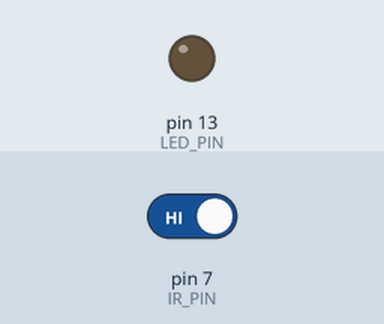
Simulated run of this sketch. Board: Arduino Uno, built with avr-gcc and run on an emulated ATmega328P. On the bench: output pins drawn as LEDs (lit = HIGH). Inputs (shaded band) come from the test bench; at power-on: pin 7 (IR_PIN) HIGH.

Above: at 1.2 s.
1.3 s: pin 7 (IR_PIN) driven LOW
At 2.5 s:
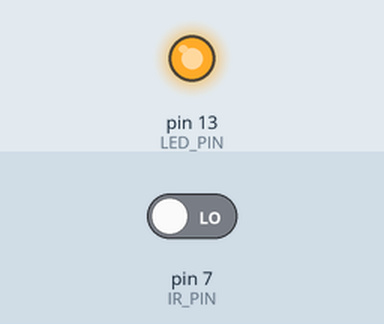
2.8 s: pin 7 (IR_PIN) driven HIGH
At 3.9 s:
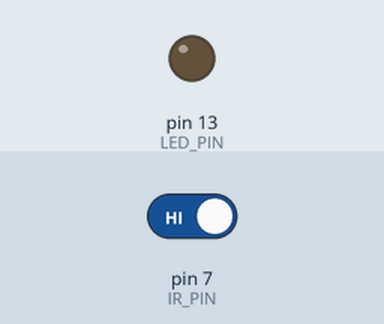
Timing chart, 0 to 5.8 s (numbered marks = the images above; inputs shaded):
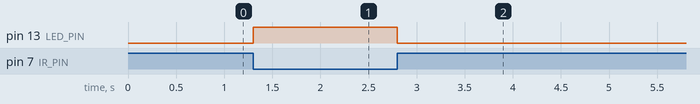

The sketch:

3.2.ino
```cpp
const int LED_PIN = 13;

const int IR_PIN = 7;

void setup() {
  // put your setup code here, to run once:
  pinMode(LED_PIN, OUTPUT);
  pinMode(IR_PIN, INPUT);
}

void loop() {
  // put your main code here, to run repeatedly:

  int irState = digitalRead(IR_PIN);

  digitalWrite(LED_PIN, !irState);

}
```

Measured:
- after the input at 1.3 s, pin 13 (LED_PIN): LOW → HIGH at once
- after the input at 2.8 s, pin 13 (LED_PIN): HIGH → LOW at once
